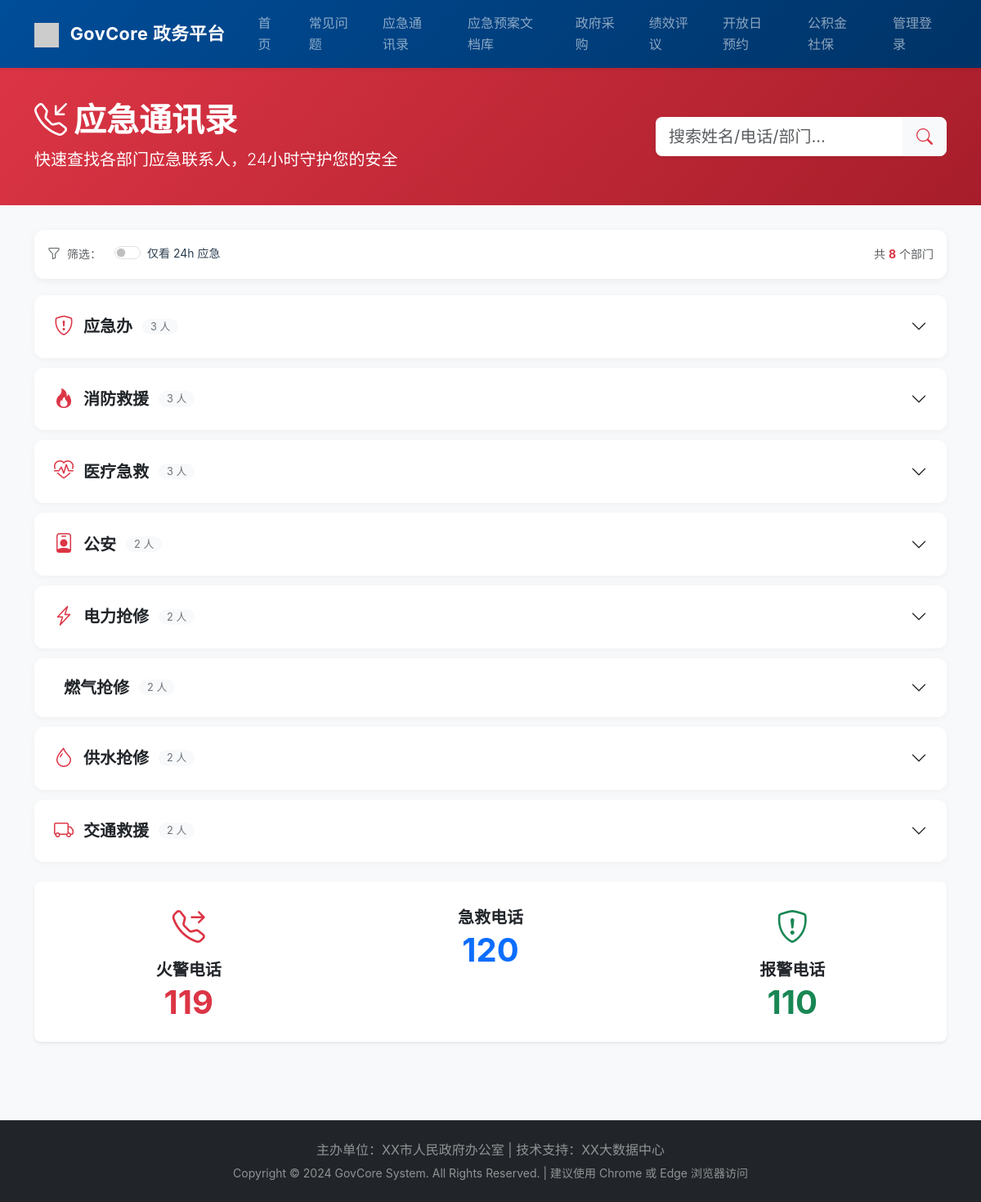
/emergency_contact.php, run on the app's committed database.
### tables this page shows
CREATE TABLE `emergency_departments` (
  `id` int(11) NOT NULL AUTO_INCREMENT,
  `name` varchar(100) NOT NULL COMMENT '部门名称',
  `icon` varchar(50) DEFAULT NULL COMMENT '图标',
  `sort_order` int(11) NOT NULL DEFAULT '0' COMMENT '排序',
  `status` tinyint(1) NOT NULL DEFAULT '1' COMMENT '状态 1启用 0禁用',
  `created_at` datetime DEFAULT CURRENT_TIMESTAMP,
  `updated_at` datetime DEFAULT CURRENT_TIMESTAMP ON UPDATE CURRENT_TIMESTAMP,
  PRIMARY KEY (`id`),
  KEY `idx_sort_order` (`sort_order`)
);

### src/emergency_contact.php (the view, shortened to what this page needs)
<?php
require_once 'func.php';
$search_keyword = isset($_GET['keyword']) ? trim($_GET['keyword']) : '';
$only_24h = isset($_GET['only_24h']) ? intval($_GET['only_24h']) : 0;
function get_departments() {
    global $conn;
    $sql = "SELECT * FROM emergency_departments WHERE status = 1 ORDER BY sort_order ASC, id ASC";
    $result = mysqli_query($conn, $sql);
    $departments = [];
    while ($row = mysqli_fetch_assoc($result)) {
        $departments[] = $row;
    }
    return $departments;
}
function get_contacts_by_dept($department_id, $only_24h = 0, $keyword = '') {
    global $conn;
    $dept_id = intval($department_id);
    $only = intval($only_24h);
    $where = "WHERE department_id = $dept_id AND status = 1";
    $sql = "SELECT * FROM emergency_contacts $where ORDER BY is_24h DESC, sort_order ASC, id ASC";
    $result = mysqli_query($conn, $sql);
    $contacts = [];
    while ($row = mysqli_fetch_assoc($result)) {
        $contacts[] = $row;
    }
    return $contacts;
}
function get_grouped_contacts($only_24h = 0, $keyword = '') {
    $departments = get_departments();
    $grouped = [];
    foreach ($departments as $dept) {
        $contacts = get_contacts_by_dept($dept['id'], $only_24h, $keyword);
        if (!empty($contacts) || empty($keyword)) {
            $dept['contacts'] = $contacts;
            $grouped[] = $dept;
        }
    }
    return $grouped;
}
$departments = get_departments();
$search_mode = !empty($search_keyword);
$grouped = get_grouped_contacts($only_24h, $search_keyword);
?>
<!DOCTYPE html>
<html lang="zh-CN">
<head>
    <link href="https://cdn.jsdelivr.net/npm/bootstrap@5.3.0/dist/css/bootstrap.min.css" rel="stylesheet">
    <link rel="stylesheet" href="https://cdn.jsdelivr.net/npm/bootstrap-icons@1.10.0/font/bootstrap-icons.css">
    <link href="https://cdn.jsdelivr.net/npm/sweetalert2@11/dist/sweetalert2.min.css" rel="stylesheet">
    <link href="assets/css/style.css" rel="stylesheet">
    <link href="assets/css/announcement.css" rel="stylesheet">
</head>
<body class="bg-light">
    <nav class="navbar navbar-expand-lg navbar-dark bg-gov-blue shadow-sm">
        <div class="container">
            <a class="navbar-brand fw-bold" href="index.php">
                <img src="https://via.placeholder.com/30/ffffff/000000?text=G" alt="" class="d-inline-block align-text-top me-2">
                GovCore 政务平台
            </a>
            <div class="collapse navbar-collapse" id="navbarNav">
                <ul class="navbar-nav ms-auto">
                    <li class="nav-item"><a class="nav-link" href="index.php">首页</a></li>
                    <li class="nav-item"><a class="nav-link" href="faq.php">常见问题</a></li>
                    <li class="nav-item"><a class="nav-link" href="emergency_contact.php">应急通讯录</a></li>
                    <li class="nav-item"><a class="nav-link" href="plans.php">应急预案文档库</a></li>
                    <li class="nav-item"><a class="nav-link" href="purchase.php">政府采购</a></li>
                    <li class="nav-item"><a class="nav-link" href="assessment.php">绩效评议</a></li>
                    <li class="nav-item"><a class="nav-link" href="openday.php">开放日预约</a></li>
                    <li class="nav-item"><a class="nav-link" href="social_insurance.php">公积金社保</a></li>
                    <li class="nav-item"><a class="nav-link" href="admin/login.php">管理登录</a></li>
                </ul>
            </div>
        </div>
    </nav>
    <div class="page-header">
        <div class="container">
            <div class="row align-items-center">
                <div class="col-md-8">
                    <h1 class="display-6 fw-bold mb-2">
                        <i class="bi bi-telephone-inbound me-2"></i>应急通讯录
                    </h1>
                    <p class="lead mb-0 opacity-90">快速查找各部门应急联系人，24小时守护您的安全</p>
                </div>
                <div class="col-md-4 mt-3 mt-md-0">
                    <form action="emergency_contact.php" method="GET" id="searchForm">
                        <div class="input-group input-group-lg">
                            <input type="text" name="keyword" class="form-control border-0 shadow-sm" placeholder="搜索姓名/电话/部门..." value="<?php echo htmlspecialchars($search_keyword); ?>" aria-label="搜索">
                            <button class="btn btn-light text-danger" type="submit">
                                <i class="bi bi-search"></i>
                            </button>
                        </div>
                    </form>
                </div>
            </div>
        </div>
    </div>
    <div class="container pb-5">
        <div class="filter-bar">
            <div class="d-flex align-items-center justify-content-between flex-wrap gap-3">
            <div class="d-flex align-items-center gap-2">
                    <i class="bi bi-funnel text-muted"></i>
                    <span class="text-muted small me-2">筛选：</span>
                    <div class="form-check form-switch">
                        <input class="form-check-input" type="checkbox" id="only24h" <?php echo $only_24h ? 'checked' : ''; ?> onchange="toggle24hFilter()">
                        <label class="form-check-label small" for="only24h">仅看 24h 应急</label>
                    </div>
                </div>
                <div class="text-muted small">
                    共 <strong class="text-danger"><?php echo count($departments); ?></strong> 个部门
                </div>
            </div>
        </div>
        <?php if (empty($grouped)): ?>
            <div class="card border-0 shadow-sm rounded-3">
                <div class="card-body empty-state">
                    <i class="bi bi-telephone-x"></i>
                    <h5 class="mb-2">暂无相关联系人</h5>
                    <p class="mb-4"><?php echo $search_mode ? '没有找到与 "' . htmlspecialchars($search_keyword) . '" 相关的联系人' : '暂无应急联系人'; ?></p>
                    <?php if ($search_mode || $only_24h): ?>
                    <a href="emergency_contact.php" class="btn btn-outline-danger">
                        <i class="bi bi-arrow-left me-2"></i>查看全部
                    </a>
                    <?php endif; ?>
                </div>
            </div>
        <?php else: ?>
            <div class="accordion dept-accordion" id="deptAccordion">
                <?php
                $dept_index = 0;
                foreach ($grouped as $dept):
                    $dept_index++;
                    $contacts = $dept['contacts'];
                    $contact_count = count($contacts);
                ?>
                    <div class="accordion-item border-0">
                        <h2 class="accordion-header" id="deptHeading<?php echo $dept_index; ?>">
                            <button class="accordion-button collapsed py-4 px-4" type="button"
                                    data-bs-toggle="collapse"
                                    data-bs-target="#deptCollapse<?php echo $dept_index; ?>"
                                    aria-expanded="false"
                                    aria-controls="deptCollapse<?php echo $dept_index; ?>">
                                <div class="d-flex align-items-center w-100">
                                    <i class="bi <?php echo !empty($dept['icon']) ? htmlspecialchars($dept['icon']) : 'bi-building'; ?> dept-icon text-danger"></i>
                                    <span class="fw-bold fs-5"><?php echo htmlspecialchars($dept['name']); ?></span>
                                    <span class="contact-count"><?php echo $contact_count; ?> 人</span>
                                </div>
                            </button>
                        </h2>
                    </div>
                <?php endforeach; ?>
            </div>
        <?php endif; ?>
        <div class="card border-0 shadow-sm rounded-3 mt-4">
            <div class="card-body text-center py-4">
                <div class="row g-4">
                    <div class="col-md-4">
                        <div class="text-danger fs-1 mb-2">
                            <i class="bi bi-telephone-forward"></i>
                        </div>
                        <h5 class="fw-bold mb-1">火警电话</h5>
                        <p class="display-6 fw-bold text-danger mb-0">119</p>
                    </div>
                    <div class="col-md-4">
                        <h5 class="fw-bold mb-1">急救电话</h5>
                        <p class="display-6 fw-bold text-primary mb-0">120</p>
                    </div>
                    <div class="col-md-4">
                        <div class="text-success fs-1 mb-2">
                            <i class="bi bi-shield-exclamation"></i>
                        </div>
                        <h5 class="fw-bold mb-1">报警电话</h5>
                        <p class="display-6 fw-bold text-success mb-0">110</p>
                    </div>
                </div>
            </div>
        </div>
    </div>
    <footer class="bg-dark text-white-50 py-4 mt-5">
        <div class="container text-center">
            <p class="mb-1">主办单位：XX市人民政府办公室 | 技术支持：XX大数据中心</p>
            <p class="mb-0 small">Copyright &copy; 2024 GovCore System. All Rights Reserved. | 建议使用 Chrome 或 Edge 浏览器访问</p>
        </div>
    </footer>
</body>
</html>

### src/assets/css/style.css (style rules this page uses)
:root { --gov-blue-primary: #004d99; --gov-blue-dark: #003366; --gov-blue-light: #e6f0ff; --gov-red: #c92f2f; --gov-text-main: #2c3e50; --gov-text-muted: #6c757d; --gov-bg: #f4f6f9; --card-shadow: 0 4px 20px rgba(0, 0, 0, 0.08); --card-radius: 12px; }
body { font-family: -apple-system, BlinkMacSystemFont, "Segoe UI", Roboto, "Helvetica Neue", Arial, sans-serif; color: var(--gov-text-main); background-color: var(--gov-bg); line-height: 1.6; }
.bg-gov-blue { background: linear-gradient(135deg, var(--gov-blue-primary) 0%, var(--gov-blue-dark) 100%) !important; }
.card { border: none; border-radius: var(--card-radius); box-shadow: var(--card-shadow); background: white; transition: transform 0.3s ease, box-shadow 0.3s ease; overflow: hidden; }
.navbar { box-shadow: 0 2px 10px rgba(0,0,0,0.1); backdrop-filter: blur(10px); }
.navbar-brand { font-weight: 700; font-size: 1.35rem; letter-spacing: 0.5px; }
.nav-link { font-weight: 500; margin-left: 0.5rem; padding: 0.5rem 1rem !important; border-radius: 6px; transition: all 0.2s; }

### src/emergency_contact.php (style rules this page uses)
.page-header { background: linear-gradient(135deg, #dc3545 0%, #a71d2a 100%); color: white; padding: 40px 0; margin-bottom: 30px; }
.dept-accordion .accordion-item { border: 1px solid rgba(0,0,0,0.08); border-radius: 12px !important; margin-bottom: 12px; overflow: hidden; box-shadow: 0 2px 8px rgba(0,0,0,0.04); transition: all 0.3s ease; }
.filter-bar { background: white; border-radius: 12px; padding: 16px; box-shadow: 0 2px 8px rgba(0,0,0,0.06); margin-bottom: 20px; }
.dept-icon { font-size: 1.5rem; margin-right: 12px; }
.contact-count { background: #f8f9fa; color: #6c757d; padding: 2px 10px; border-radius: 12px; font-size: 0.8rem; margin-left: 12px; }

### data on the page
emergency_departments: name "应急办", contact_count "3"
emergency_departments: name "消防救援", contact_count "3"
emergency_departments: name "医疗急救", contact_count "3"
emergency_departments: name "公安", contact_count "2"
emergency_departments: name "电力抢修", contact_count "2"
emergency_departments: name "燃气抢修", contact_count "2"
emergency_departments: name "供水抢修", contact_count "2"
emergency_departments: name "交通救援", contact_count "2"

### other printed values
count($departments) "8"
